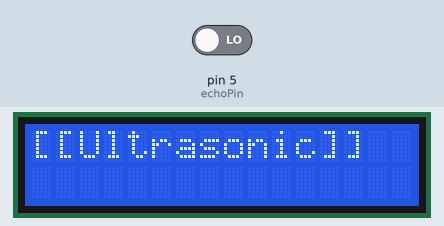
This sketch was run on a simulated Arduino Uno, built with avr-gcc and run on an emulated ATmega328P. Shown: 16×2 character LCD. Inputs (shaded band) come from the test bench; at power-on: pin 5 (echoPin) LOW.

Above: at 0.1 s.
At 2.2 s:
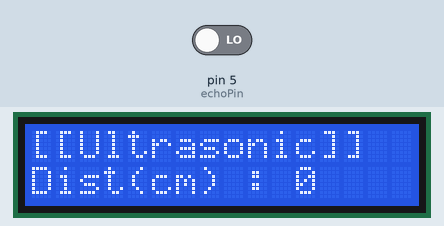

The sketch:

ex51_Ultrasonic_exercise.ino
```cpp
#include <MiniCom.h>

MiniCom com;

int echoPin = 5;
int triggerPin = 6;

void setup() {
  // put your setup code here, to run once:
  com.init();
  com.setInterval(1000, check);
  com.print(0, "[[Ultrasonic]]");

  pinMode(echoPin, INPUT);
  pinMode(triggerPin, OUTPUT);
}

void loop() {
  // put your main code here, to run repeatedly:
  com.run();
}

void check() {
  digitalWrite(triggerPin, HIGH);
  delay(100);
  digitalWrite(triggerPin, LOW);

  int dist = pulseIn(echoPin, HIGH) / 58;

  com.print(1, "Dist(cm) : ", dist);
}
```
